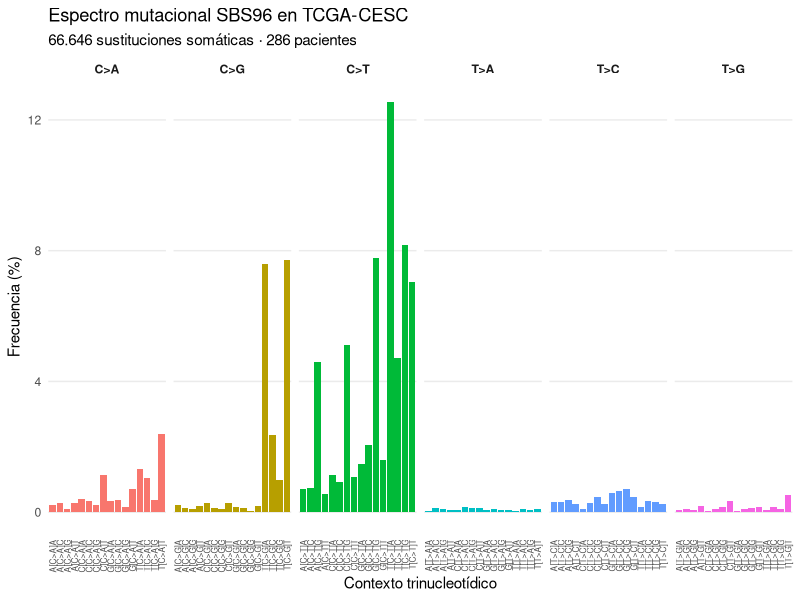

Recreate this plot in R.
library(readr)
library(dplyr)
library(ggplot2)

dir.create(
  "results/tcga/figures",
  recursive = TRUE,
  showWarnings = FALSE
)

df <- read_csv(
  "results/tcga/SBS96_overall.csv",
  show_col_types = FALSE
)

# Orden estándar por clase SBS6
sbs_order <- c(
  "C>A",
  "C>G",
  "C>T",
  "T>A",
  "T>C",
  "T>G"
)

df <- df %>%
  mutate(
    substitution_class = factor(
      substitution_class,
      levels = sbs_order
    ),
    context = factor(
      context,
      levels = context
    )
  )

p <- ggplot(
  df,
  aes(
    x = context,
    y = frequency_pct,
    fill = substitution_class
  )
) +
  geom_col(width = 0.9) +
  facet_grid(
    . ~ substitution_class,
    scales = "free_x",
    space = "free_x"
  ) +
  labs(
    title = "Espectro mutacional SBS96 en TCGA-CESC",
    subtitle = "66.646 sustituciones somáticas · 286 pacientes",
    x = "Contexto trinucleotídico",
    y = "Frecuencia (%)",
    fill = "Sustitución"
  ) +
  theme_minimal(base_size = 11) +
  theme(
    axis.text.x = element_text(
      angle = 90,
      hjust = 1,
      vjust = 0.5,
      size = 6
    ),
    panel.grid.major.x = element_blank(),
    panel.grid.minor = element_blank(),
    strip.text = element_text(
      face = "bold"
    ),
    legend.position = "none"
  )

ggsave(
  "results/tcga/figures/tcga_SBS96_spectrum.png",
  p,
  width = 15,
  height = 6,
  dpi = 300
)

cat("\n===== TOP 20 CONTEXTOS SBS96 =====\n")

print(
  df %>%
    arrange(desc(count)) %>%
    select(
      context,
      substitution_class,
      count,
      frequency_pct
    ) %>%
    slice_head(n = 20)
)

cat("\nFigura creada:\n")
cat(
  "results/tcga/figures/tcga_SBS96_spectrum.png\n"
)
